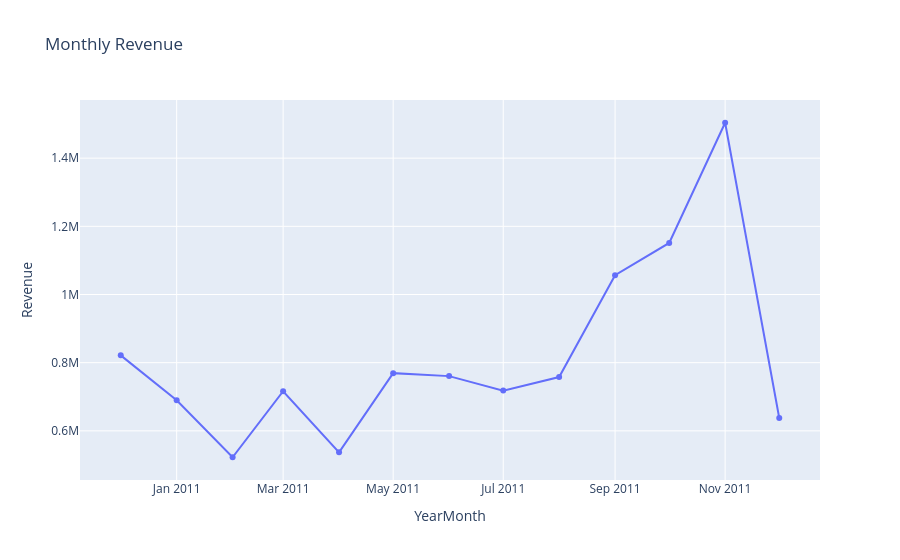
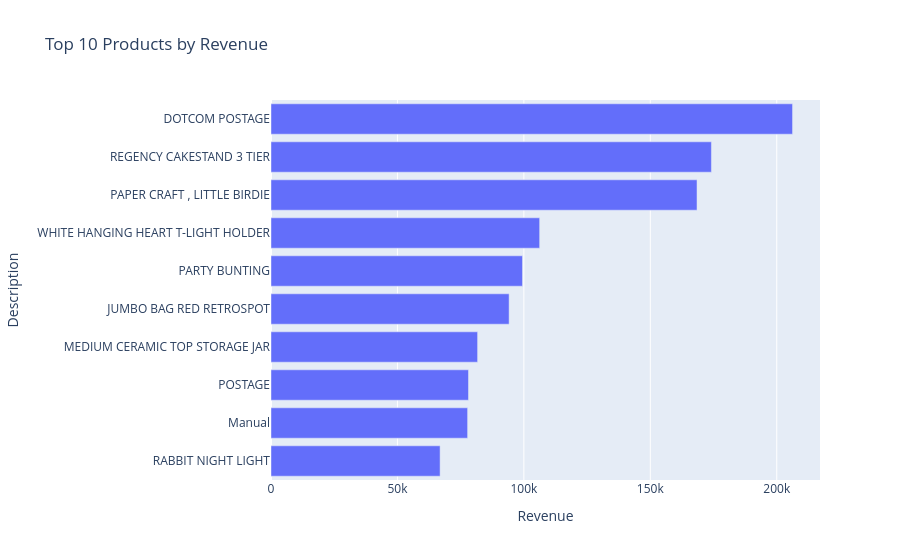
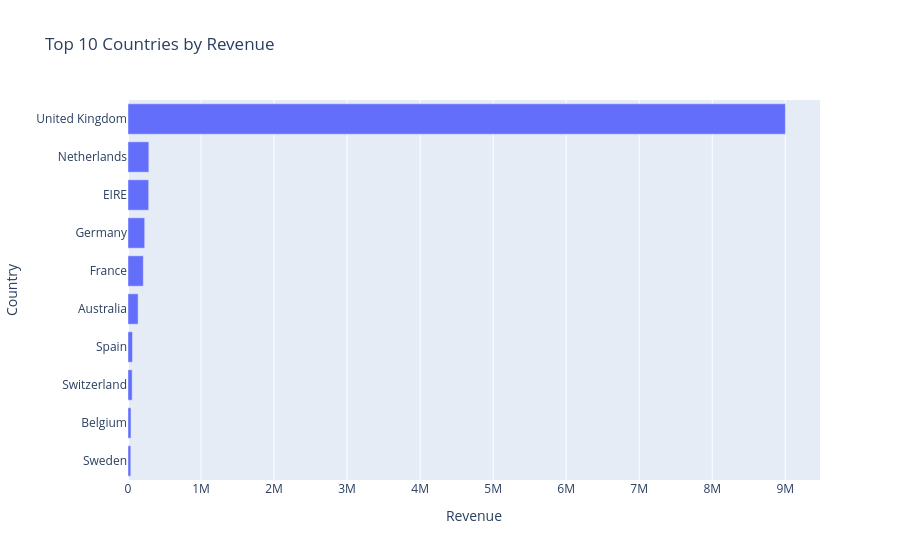

The notebook cell these images were saved under, in order:
### Code cell
import plotly.express as px
import ipywidgets as widgets
from IPython.display import display, clear_output

sales_clean["YearMonth"] = (
    sales_clean["InvoiceDate"].dt.to_period("M").astype(str)
)

countries = ["All Countries"] + sorted(
    sales_clean["Country"].dropna().unique().tolist()
)

country_filter = widgets.Dropdown(
    options=countries,
    value="All Countries",
    description="Country:",
    layout=widgets.Layout(width="350px")
)

date_filter = widgets.SelectionRangeSlider(
    options=sorted(sales_clean["YearMonth"].unique()),
    index=(0, len(sales_clean["YearMonth"].unique()) - 1),
    description="Months:",
    layout=widgets.Layout(width="650px"),
    continuous_update=False
)

output = widgets.Output()

def update_dashboard(change=None):
    with output:
        clear_output(wait=True)

        data = sales_clean.copy()

        if country_filter.value != "All Countries":
            data = data[data["Country"] == country_filter.value]

        start_month, end_month = date_filter.value
        data = data[
            data["YearMonth"].between(start_month, end_month)
        ]

        revenue = data["Revenue"].sum()
        orders = data["InvoiceNo"].nunique()
        customers = data["CustomerID"].nunique()
        units = data["Quantity"].sum()

        display(HTML(f"""
        <h2>Online Retail Sales Dashboard</h2>
        <p><b>Total Revenue:</b> £{revenue:,.2f}
        &nbsp; | &nbsp; <b>Orders:</b> {orders:,}
        &nbsp; | &nbsp; <b>Customers:</b> {customers:,}
        &nbsp; | &nbsp; <b>Units Sold:</b> {units:,}</p>
        """))

        monthly = data.groupby("YearMonth", as_index=False)["Revenue"].sum()

        fig1 = px.line(
            monthly, x="YearMonth", y="Revenue",
            markers=True, title="Monthly Revenue"
        )
        fig1.show()

        products = (
            data.groupby("Description", as_index=False)["Revenue"]
            .sum()
            .sort_values("Revenue", ascending=False)
            .head(10)
        )

        fig2 = px.bar(
            products.sort_values("Revenue"),
            x="Revenue", y="Description",
            orientation="h", title="Top 10 Products by Revenue"
        )
        fig2.show()

        country_sales = (
            data.groupby("Country", as_index=False)["Revenue"]
            .sum()
            .nlargest(10, "Revenue")
        )

        fig3 = px.bar(
            country_sales.sort_values("Revenue"),
            x="Revenue", y="Country",
            orientation="h", title="Top 10 Countries by Revenue"
        )
        fig3.show()

country_filter.observe(update_dashboard, names="value")
date_filter.observe(update_dashboard, names="value")

display(widgets.VBox([
    country_filter,
    date_filter,
    output
]))

update_dashboard()

### Figure 1 — Plotly figure (JSON) as saved in the notebook; plotly's stock layout.template omitted (floating-point values rounded to 4 significant figures)
{"data": [{"hovertemplate": "YearMonth=%{x}<br>Revenue=%{y}<extra></extra>", "legendgroup": "", "line": {"color": "#636efa", "dash": "solid"}, "marker": {"symbol": "circle"}, "mode": "lines+markers", "name": "", "orientation": "v", "showlegend": false, "type": "scatter", "x": ["2010-12", "2011-01", "2011-02", "2011-03", "2011-04", "2011-05", "2011-06", "2011-07", "2011-08", "2011-09", "2011-10", "2011-11", "2011-12"], "xaxis": "x", "y": [821500.0, 689800.0, 522500.0, 716200.0, 537000.0, 769300.0, 760500.0, 718100.0, 757800.0, 1056000.0, 1151000.0, 1504000.0, 637800.0], "yaxis": "y"}], "layout": {"legend": {"tracegroupgap": 0}, "title": {"text": "Monthly Revenue"}, "xaxis": {"anchor": "y", "domain": [0, 1], "title": {"text": "YearMonth"}}, "yaxis": {"anchor": "x", "domain": [0, 1], "title": {"text": "Revenue"}}}}

### Figure 2 — Plotly figure (JSON) as saved in the notebook; plotly's stock layout.template omitted (floating-point values rounded to 4 significant figures)
{"data": [{"hovertemplate": "Revenue=%{x}<br>Description=%{y}<extra></extra>", "legendgroup": "", "marker": {"color": "#636efa", "pattern": {"shape": ""}}, "name": "", "orientation": "h", "showlegend": false, "textposition": "auto", "type": "bar", "x": [66870.0, 77750.0, 78100.0, 81700.0, 94160.0, 99450.0, 106200.0, 168500.0, 174200.0, 206200.0], "xaxis": "x", "y": ["RABBIT NIGHT LIGHT", "Manual", "POSTAGE", "MEDIUM CERAMIC TOP STORAGE JAR", "JUMBO BAG RED RETROSPOT", "PARTY BUNTING", "WHITE HANGING HEART T-LIGHT HOLDER", "PAPER CRAFT , LITTLE BIRDIE", "REGENCY CAKESTAND 3 TIER", "DOTCOM POSTAGE"], "yaxis": "y"}], "layout": {"barmode": "relative", "legend": {"tracegroupgap": 0}, "title": {"text": "Top 10 Products by Revenue"}, "xaxis": {"anchor": "y", "domain": [0, 1], "title": {"text": "Revenue"}}, "yaxis": {"anchor": "x", "domain": [0, 1], "title": {"text": "Description"}}}}

### Figure 3 — Plotly figure (JSON) as saved in the notebook; plotly's stock layout.template omitted (floating-point values rounded to 4 significant figures)
{"data": [{"hovertemplate": "Revenue=%{x}<br>Country=%{y}<extra></extra>", "legendgroup": "", "marker": {"color": "#636efa", "pattern": {"shape": ""}}, "name": "", "orientation": "h", "showlegend": false, "textposition": "auto", "type": "bar", "x": [38370.0, 41200.0, 57070.0, 61560.0, 138500.0, 209600.0, 228700.0, 283100.0, 285400.0, 9002000.0], "xaxis": "x", "y": ["Sweden", "Belgium", "Switzerland", "Spain", "Australia", "France", "Germany", "EIRE", "Netherlands", "United Kingdom"], "yaxis": "y"}], "layout": {"barmode": "relative", "legend": {"tracegroupgap": 0}, "title": {"text": "Top 10 Countries by Revenue"}, "xaxis": {"anchor": "y", "domain": [0, 1], "title": {"text": "Revenue"}}, "yaxis": {"anchor": "x", "domain": [0, 1], "title": {"text": "Country"}}}}
